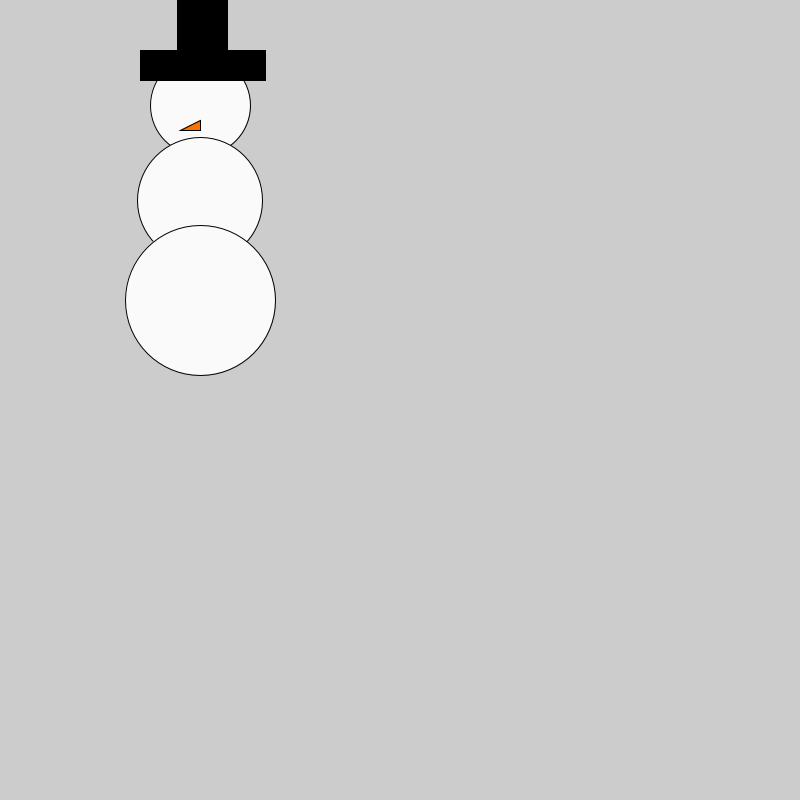
Frame 1 (no input)
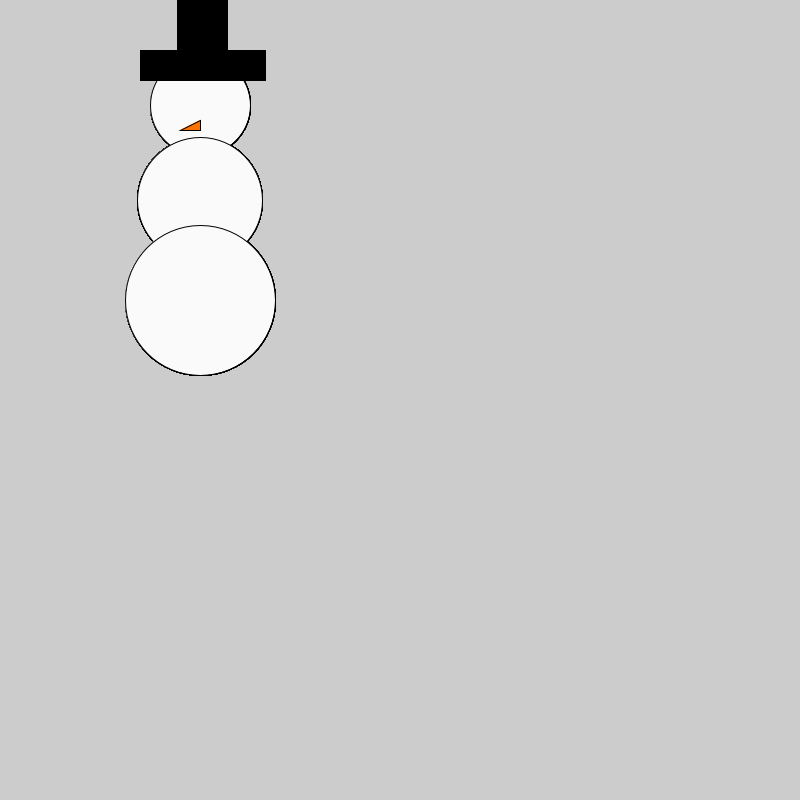
Frame 60 (the mouse pressed at the canvas centre just before this capture)
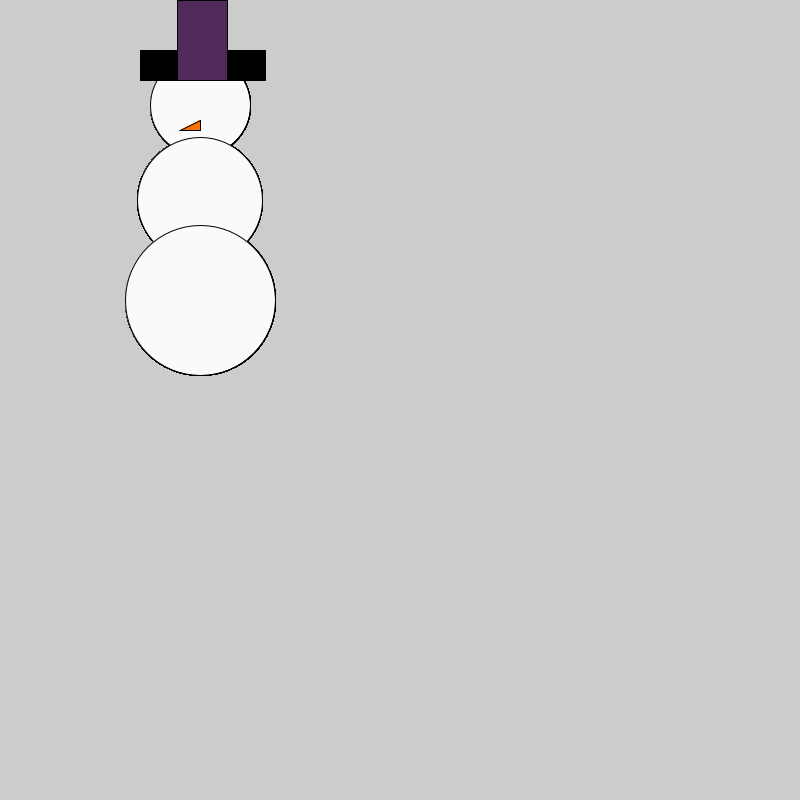
Frame 120 (the mouse held since frame 60 and released just before this capture)

The Processing sketch that drew these frames (run headless with seeded random() and noise(); from frame 60 on, the mouse is pressed at the canvas centre):

// Processing sketch: Logical_Dot
// ── Logical_Dot.pde
 void setup() {
  size(800, 800);
}

void draw() {
  fill (250,250,250) ;
   //2. make it a nice color

   //3. if the mouse is pressed, fill the circle with a different color          

ellipse (200,105,100,100) ;
fill (250,250,250) ;
ellipse (200,200,125,125) ;
fill (250,250,250) ;
ellipse (200,300,150,150) ;
fill (0,0,0) ;
rect (140,50,125,30) ;
fill (0,0,0) ;
if (mousePressed) {
fill (80,43,90) ; }
rect (177,0,50,80) ; 
fill (250,115,0) ;
triangle (180,130,200,130,200,120) ;
fill (15,12,118) ;
}
// Copyright Wintriss Technical Schools 2013
